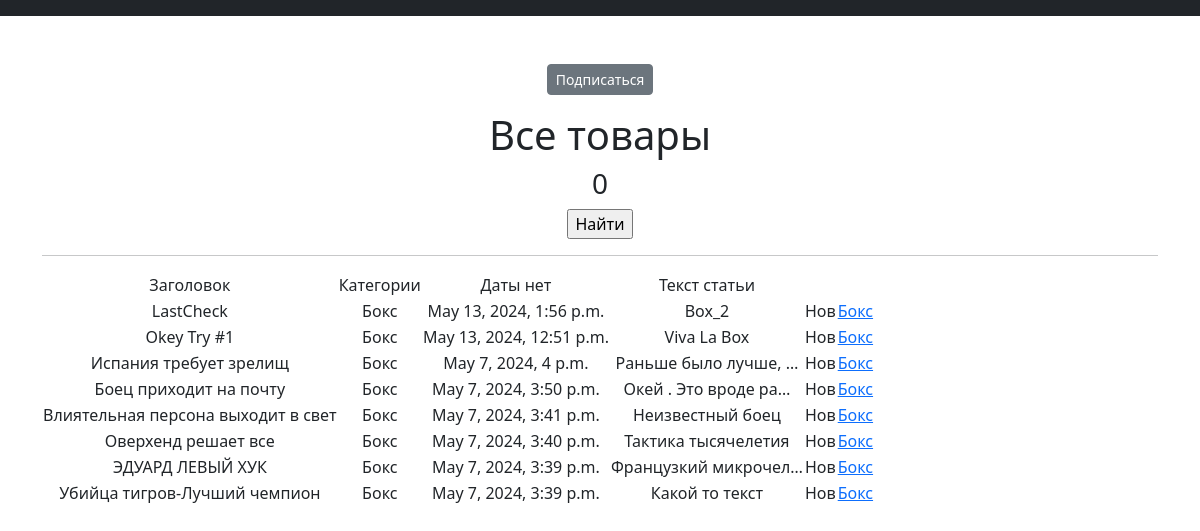
Screenshot of /news_or_art/categories/2 with the database file from the repository.
### simpleapp/models.py (models this page shows, shortened)
class News_All(models.Model):
    link_Author = models.ForeignKey(Author, on_delete=models.CASCADE)
    link_PostCategory = models.ManyToManyField(Category, through = "PostCategory")
    news = 'Нов'
    article = 'Ст'
    CHOICE_MAIN = [
        (news, 'Новости'),
        (article, 'Статья'),
    ]
    news_or_art = models.CharField(max_length=3,choices = CHOICE_MAIN, default = news)
    name = models.CharField(max_length= 100, unique = True)
    text = models.TextField(max_length= 100)
    time_in = models.DateTimeField(auto_now_add=True)

class Category(models.Model):
    name = models.CharField(max_length= 100, unique = True)
    subscribers = models.ManyToManyField(User, blank=True, null=True, related_name='categories')

### simpleapp/views.py (the view)
# urls.py: path('categories/<int:pk>', CategoryListView.as_view(), name='category_list'),
class CategoryListView(ListView):
    model = News_All
    template_name = 'flatpages/category_list.html'
    context_object_name = 'category_news_list'
    def get_queryset(self):
        self.link_PostCategory = get_object_or_404(Category, id=self.kwargs['pk'])
        queryset = News_All.objects.filter(link_PostCategory=self.link_PostCategory).order_by('-time_in')
        return queryset
    def get_context_data(self, **kwargs):
        context = super().get_context_data(**kwargs)
        context['is_not_subscriber'] = self.request.user not in self.link_PostCategory.subscribers.all()
        context['category'] = self.link_PostCategory
        return context

### simpleapp/templatetags/custom_filters.py (called while the page is built)
@register.filter()
def censor(text):
    try:
        for word in censor_list:
            text = text.replace(word[1:], '*'*len(word[1:]))
        return text
    except AttributeError:
        return "Применять функцию исключительно к тексту !"
    except Exception:
        return "Какая то иная ошибка >_<"

### templates/flatpages/category_list.html (shortened to what this page needs)
{% extends 'flatpages/default.html' %}
{% load custom_filters %}
{% load custom_tags %}
{% block content %}
    {% if is_not_subscriber %}
        <p class="text-center"><a  href="{% url 'subscribe' category.id %}" class="btn btn-secondary btn-sm">Подписаться</a></p>
    {% endif %}
   <h1>Все товары</h1>
    <h3>{{news| length}}</h3>
   <form action="" method="get">
       <input type="submit" value="Найти" />
   </form>
   <hr>
   {% if category_news_list %}
       <table>
           <tr>
               <td>Заголовок</td>
               <td>
                   Категории
               </td>
               <td>Даты нет</td>
               <td>Текст статьи</td>
           </tr>
           {% for newsX in category_news_list %}
           <tr>
               <td>{{ newsX.name|censor}}</td>
               <td>{{ category.name }}</td>
               <td>{{ newsX.time_in}}</td>
               <td>{{ newsX.text|censor|truncatechars:20}}</td>
               <td>{{ newsX.news_or_art}}</td>
               <td>
               {% for CategoryX in newsX.link_PostCategory.all %}
               <a href="{% url 'category_list' CategoryX.id %}">{{CategoryX.name}}</a>
               {% endfor %}
               </td>
           </tr>
           {% endfor %}
       </table>
   {% else %}
       <h2>Никаких новостей нет!</h2>
   {% endif %}
{% endblock content %}

### templates/flatpages/default.html (shortened to what this page needs)
<!DOCTYPE html>
<html lang="en">
    <head>
        {% load static %}
        <link href="{% static 'css/styles.css' %}" rel="stylesheet" />
    </head>
    <body>
        <nav class="navbar navbar-expand-lg navbar-dark bg-dark static-top">
</nav>
        <div class="container">
            <div class="text-center mt-5">
                {% block content %}
                {% endblock content %}
            </div>
        </div>
    </body>
</html>

### rows the page displays
News_All: name|censor "LastCheck", time_in "May 13, 2024, 1:56 p.m.", text|censor "Box_2", news_or_art "Нов"
Category: name "Бокс"
News_All: name|censor "Okey Try #1", time_in "May 13, 2024, 12:51 p.m.", text|censor "Viva La Box", news_or_art "Нов"
News_All: name|censor "Испания требует зрелищ", time_in "May 7, 2024, 4 p.m.", text|censor "Раньше было лучше, …", news_or_art "Нов"
News_All: name|censor "Боец приходит на почту", time_in "May 7, 2024, 3:50 p.m.", text|censor "Окей . Это вроде ра…", news_or_art "Нов"
News_All: name|censor "Влиятельная персона выходит в свет", time_in "May 7, 2024, 3:41 p.m.", text|censor "Неизвестный боец", news_or_art "Нов"
News_All: name|censor "Оверхенд решает все", time_in "May 7, 2024, 3:40 p.m.", text|censor "Тактика тысячелетия", news_or_art "Нов"
News_All: name|censor "ЭДУАРД ЛЕВЫЙ ХУК", time_in "May 7, 2024, 3:39 p.m.", text|censor "Французкий микрочел…", news_or_art "Нов"
News_All: name|censor "Убийца тигров-Лучший чемпион", time_in "May 7, 2024, 3:39 p.m.", text|censor "Какой то текст", news_or_art "Нов"

### other values shown
{{ news| length }} "0"
